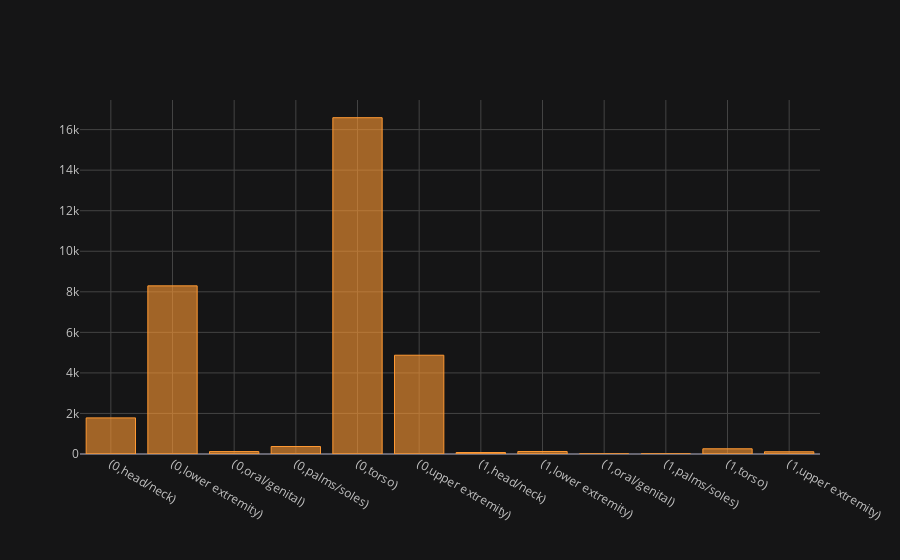

Notebook code for this chart:
### Code cell
train.groupby(['target','anatom_site_general_challenge'])['benign_malignant'].count().iplot(kind = 'bar')

### Figure 1 — Plotly figure (JSON) as saved in the notebook; plotly's stock layout.template omitted (floating-point values rounded to 4 significant figures)
{"data": [{"marker": {"color": "rgba(255, 153, 51, 0.6)", "line": {"color": "rgba(255, 153, 51, 1.0)", "width": 1}}, "name": "benign_malignant", "orientation": "v", "text": "", "type": "bar", "x": ["(0,head/neck)", "(0,lower extremity)", "(0,oral/genital)", "(0,palms/soles)", "(0,torso)", "(0,upper extremity)", "(1,head/neck)", "(1,lower extremity)", "(1,oral/genital)", "(1,palms/soles)", "(1,torso)", "(1,upper extremity)"], "y": [1781, 8293, 120, 370, 16588, 4872, 74, 124, 4, 5, 257, 111]}], "layout": {"legend": {"bgcolor": "#151516", "font": {"color": "#D9D9D9"}}, "paper_bgcolor": "#151516", "plot_bgcolor": "#151516", "title": {"font": {"color": "#D9D9D9"}}, "xaxis": {"gridcolor": "#434343", "showgrid": true, "tickfont": {"color": "#C2C2C2"}, "title": {"font": {"color": "#D9D9D9"}, "text": ""}, "zerolinecolor": "#666570"}, "yaxis": {"gridcolor": "#434343", "showgrid": true, "tickfont": {"color": "#C2C2C2"}, "title": {"font": {"color": "#D9D9D9"}, "text": ""}, "zerolinecolor": "#666570"}}}
